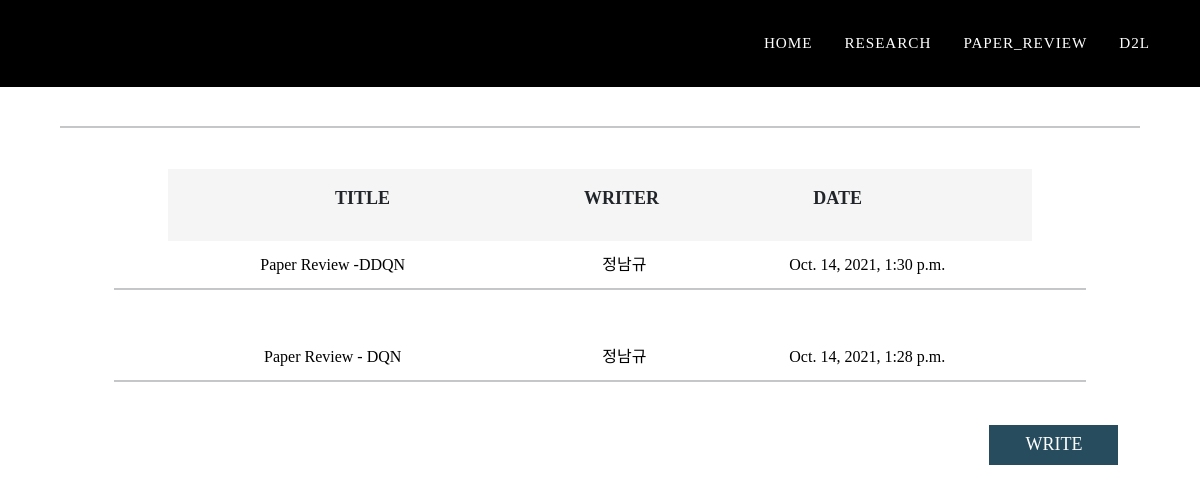
The page /board2/ on the database as committed earlier.
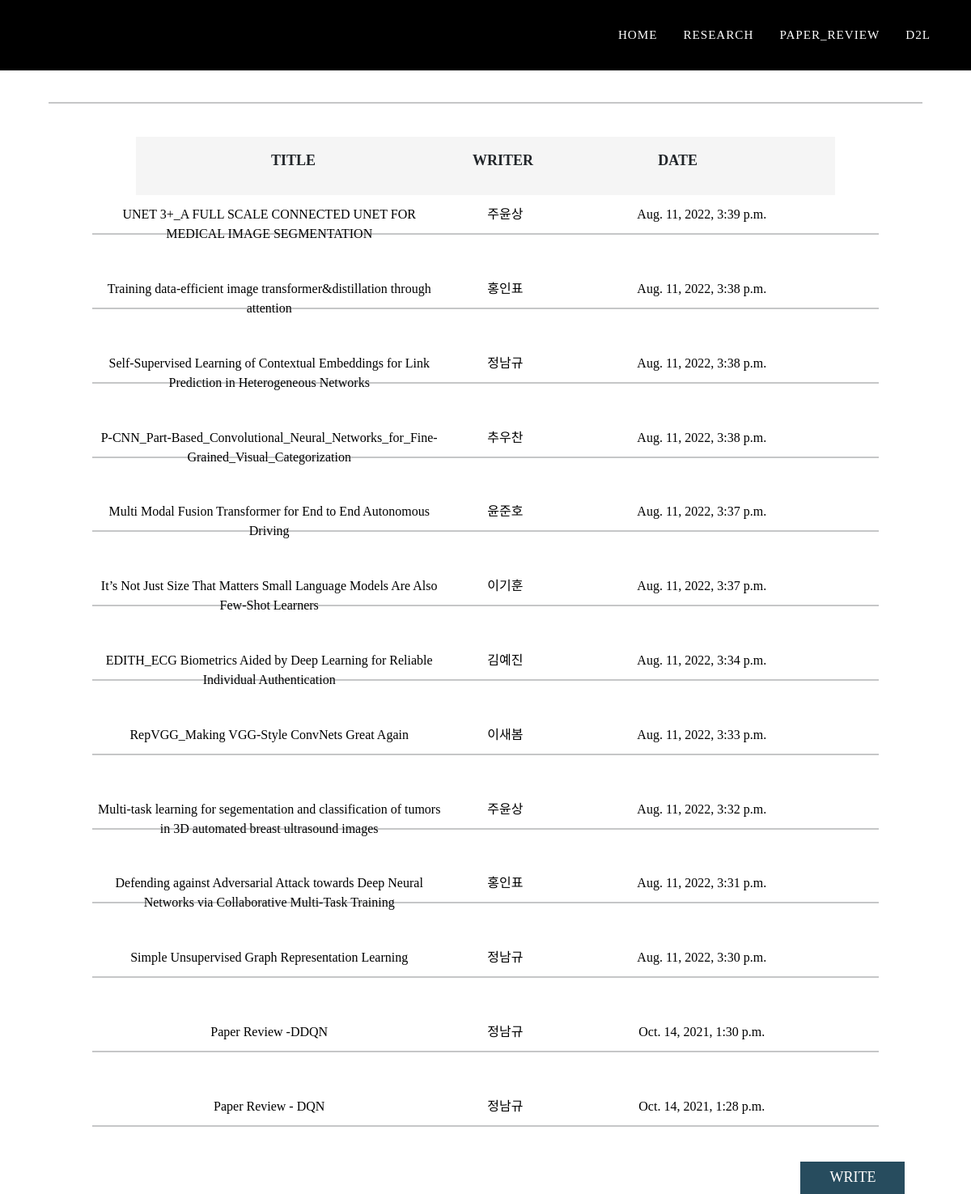
The same page on the database as committed later.
### app/models.py (models this page shows, shortened)
class Board(models.Model):
    title = models.CharField(max_length=100)
    body = models.TextField()
    date = models.DateTimeField(auto_now_add=True)
    writer = models.CharField(max_length=100, default='')
    file = models.FileField('첨부파일', null=True, blank=True,  upload_to='')
    thema = models.CharField(max_length=100, default='')

### app/views.py (the view)
# urls.py: path('board2/', app.views.board2, name='board2'),#not yet
def board2(request):
    board2 = Board.objects
    return render(request, 'board1.html', {'board2': board2})

### app/templates/board1.html (shortened to what this page needs)
<!DOCTYPE html>
<html lang="en">
<head>
    <link href="https://cdn.jsdelivr.net/npm/bootstrap@5.1.1/dist/css/bootstrap.min.css" rel="stylesheet"
>
    {% load static %}
    <link rel="stylesheet" href="{% static 'css/styles.css' %}">
</head>
<body id="page-top" style="font-family: noto-demilight;">
    <nav class="navbar navbar-expand-lg navbar-dark fixed-top" id="mainNav" style="background-color: black; font-family: noto-medium;">
        <div class="container">
            <div class="collapse navbar-collapse" id="navbarResponsive">
                <ul class="navbar-nav text-uppercase ml-auto" style="font-family: noto-medium;">
                    <li class="nav-item"><a class="nav-link js-scroll-trigger" style="font-family: noto-medium;" href="{% url 'index' %}">home</a></li>
                    <li class="nav-item"><a class="nav-link js-scroll-trigger" style="font-family: noto-medium;" href="{% url 'board1' %}">Research</a></li>
                    <li class="nav-item"><a class="nav-link js-scroll-trigger" style="font-family: noto-medium;" href="{% url 'board2' %}">Paper_Review</a></li>
                    <li class="nav-item"><a class="nav-link js-scroll-trigger" style="font-family: noto-medium;" href="{% url 'board3' %}">D2L</a></li>
                </ul>
            </div>
        </div>
    </nav>
    <div class="board" style="margin-top: 20px;" >
        <div class="board-contents mx-auto" style="height:3em;">
            <div class="block board mx-auto">
                <div class="block" style="height: 1.5em;">
                    <hr>
                </div>
            </div>
            <div class="block board" style="margin-top: 3%;">
                <div class="board-nav mx-auto">
                    <div class="block board-nav">
                        <div class="box" style="width: 45%;">
                            <p>TITLE</p>
                        </div>
                        <div class="box" style="width: 15%; ">
                            <p>WRITER</p>
                        </div>
                        <div class="box" style="width: 35%; ">
                            <p>DATE</p>
                        </div>
                    </div>
                </div>
                {% for i in board2.all reversed %}
                {% if i.thema == "PAPERREVIEW" %}
                <div class="board-contents mx-auto" style="margin-top: 1%;">
                            <a href="{{i.pk}}/" class="posting-click">
                                <div class="contents-box" style="width: 45%;">
                                    {{i.title}}
                                </div>
                                <div class="contents-box" style="width: 15%;">
                                    {{i.writer}}
                                </div>
                                <div class="contents-box" style="width: 35%; ">
                                    {{i.date}}
                                </div>
                                <br>
                                <br>
                            </a>
                            <hr style="margin-top: -1em;">
                    <br>
                </div>
                {% endif %}
                {% endfor %}
                <button class="my-button" onclick="location.href = 'new_post/'" style="float: right; margin-right:2%;">WRITE</button>
            </div>
        </div>
    </div>
</body>
</html>

Rows that differ between the two databases and show on the page:
added Board: title "UNET 3+_A FULL SCALE CONNECTED UNET FOR MEDICAL IMAGE SEGMENTATION", writer "주윤상", date "Aug. 11, 2022, 3:39 p.m."
added Board: title "Training data-efficient image transformer&distillation through attention", writer "홍인표", date "Aug. 11, 2022, 3:38 p.m."
added Board: title "Self-Supervised Learning of Contextual Embeddings for Link Prediction in Heterogeneous Networks", writer "정남규", date "Aug. 11, 2022, 3:38 p.m."
added Board: title "P-CNN_Part-Based_Convolutional_Neural_Networks_for_Fine-Grained_Visual_Categorization", writer "추우찬", date "Aug. 11, 2022, 3:38 p.m."
added Board: title "Multi Modal Fusion Transformer for End to End Autonomous Driving", writer "윤준호", date "Aug. 11, 2022, 3:37 p.m."
added Board: title "It’s Not Just Size That Matters Small Language Models Are Also Few-Shot Learners", writer "이기훈", date "Aug. 11, 2022, 3:37 p.m."
added Board: title "EDITH_ECG Biometrics Aided by Deep Learning for Reliable Individual Authentication", writer "김예진", date "Aug. 11, 2022, 3:34 p.m."
added Board: title "RepVGG_Making VGG-Style ConvNets Great Again", writer "이새봄", date "Aug. 11, 2022, 3:33 p.m."
added Board: title "Multi-task learning for segementation and classification of tumors in 3D automated breast ultrasound images", writer "주윤상", date "Aug. 11, 2022, 3:32 p.m."
added Board: title "Defending against Adversarial Attack towards Deep Neural Networks via Collaborative Multi-Task Training", writer "홍인표", date "Aug. 11, 2022, 3:31 p.m."
added Board: title "Simple Unsupervised Graph Representation Learning", writer "정남규", date "Aug. 11, 2022, 3:30 p.m."
